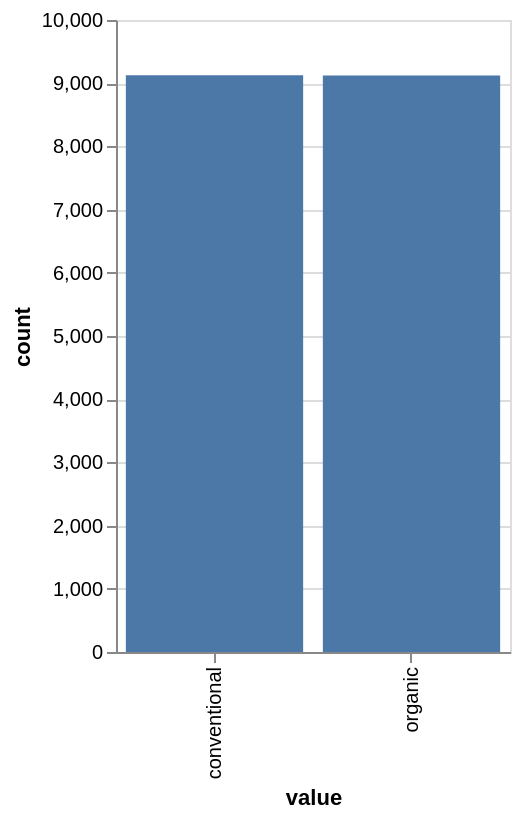

Write the Vega-Lite specification saved for this chart.
### Vega-Lite specification from a JSON file in a GitHub repository (floating-point values rounded to 4 significant figures)
{"$schema": "https://vega.github.io/schema/vega-lite/v5.json", "autosize": "fit", "config": {"view": {"continuousHeight": 300, "continuousWidth": 400}}, "data": {"values": [{"count": 9126, "value": "conventional"}, {"count": 9123, "value": "organic"}]}, "datasets": {"data-51d37bc725902e20fdaea473a590e44d": [{"count": 9126, "value": "conventional"}, {"count": 9123, "value": "organic"}]}, "encoding": {"tooltip": [{"field": "value", "type": "nominal"}, {"field": "count", "type": "quantitative"}], "x": {"field": "value", "type": "ordinal"}, "y": {"field": "count", "type": "quantitative"}}, "height": 400, "mark": "bar", "width": 250}
